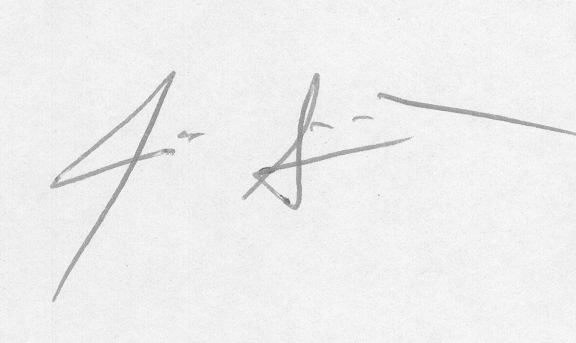
#> input picture processing/original_1_1.png, 576 x 343 px
$ python -i centroids.py   (imports and definitions only)
#> lines starting #> are read from the running program, lines starting #| are printed output that depends on the picture
#> further down, picture is the input picture: shape (343, 576); min 111, max 253, mean 238.3
import cv2
import numpy as np

def centroids(imagem_binaria):
    """
    Detecta os centróides de uma imagem binária:
    - Centróide da imagem inteira
    - Centróide da metade direita
    - Centróide da metade esquerda

    Parâmetros:
    imagem_binaria (numpy.ndarray): Imagem binária (0 e 255) onde 255 é o objeto de interesse

    Retorna:
    tuple: (centroide_total, centroide_direita, centroide_esquerda)
            Cada centróide é uma tupla (cx, cy) ou None se não encontrado
    """
    if len(imagem_binaria.shape) > 2:
        raise ValueError("A imagem deve ser binária (1 canal)")
    momentos = cv2.moments(imagem_binaria)
#> momentos = moments, m00 47077159, centre m10/m00, m01/m00 = (288.5, 171.2)
    if momentos["m00"] != 0:
        cx_total = int(momentos["m10"] / momentos["m00"])
#> cx_total = 288
        cy_total = int(momentos["m01"] / momentos["m00"])
#> cy_total = 171
        centroide_total = (cx_total, cy_total)
#> centroide_total = (288, 171)
    else:
        centroide_total = None

    altura, largura = imagem_binaria.shape
#> altura = 343; largura = 576
    metade_direita = imagem_binaria[:, largura//2:]
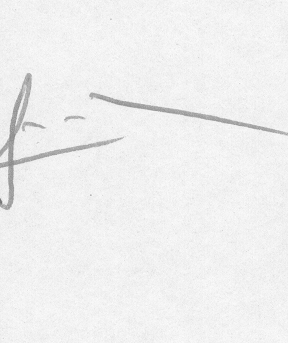
#> metade_direita: shape (343, 288); min 114, max 253, mean 239.4
    momentos_direita = cv2.moments(metade_direita)
#> momentos_direita = moments, m00 23653629, centre m10/m00, m01/m00 = (144.1, 171.3)

    if momentos_direita["m00"] != 0:
        cx_d = int(momentos_direita["m10"] / momentos_direita["m00"]) + largura//2
#> cx_d = 432
        cy_d = int(momentos_direita["m01"] / momentos_direita["m00"])
#> cy_d = 171
        centroide_direita = (cx_d, cy_d)
#> centroide_direita = (432, 171)
    else:
        centroide_direita = None

    metade_esquerda = imagem_binaria[:, :largura//2]
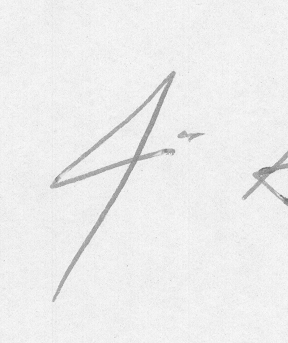
#> metade_esquerda: shape (343, 288); min 111, max 250, mean 237.1
    momentos_esquerda = cv2.moments(metade_esquerda)
#> momentos_esquerda = moments, m00 23423530, centre m10/m00, m01/m00 = (143.5, 171)
    if momentos_esquerda["m00"] != 0:
        cx_e = int(momentos_esquerda["m10"] / momentos_esquerda["m00"])
#> cx_e = 143
        cy_e = int(momentos_esquerda["m01"] / momentos_esquerda["m00"])
#> cy_e = 170
        centroide_esquerda = (cx_e, cy_e)
#> centroide_esquerda = (143, 170)
    else:
        centroide_esquerda = None

    return centroide_total, centroide_direita, centroide_esquerda

>>> import cv2
>>> picture = cv2.imread('original_1_1.png', cv2.IMREAD_GRAYSCALE)
>>> result = centroids(picture)
#> result = ((288, 171), (432, 171), (143, 170))
